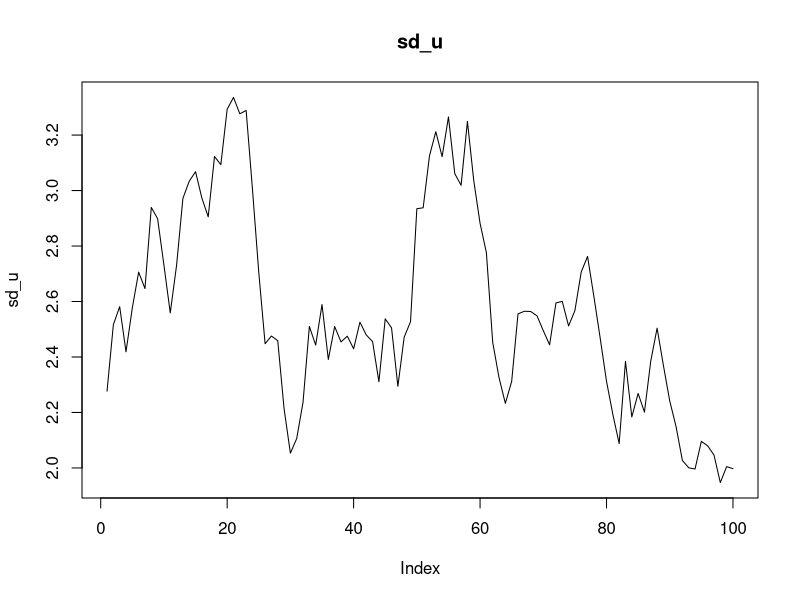
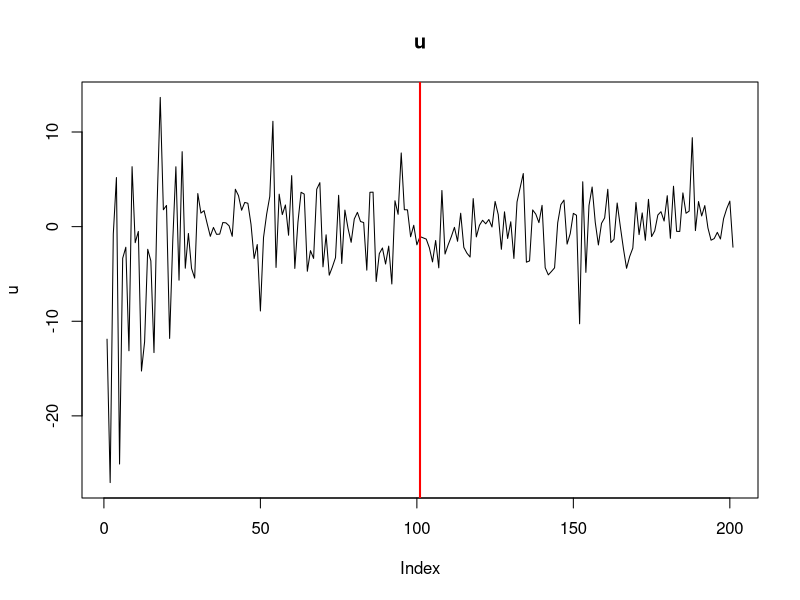
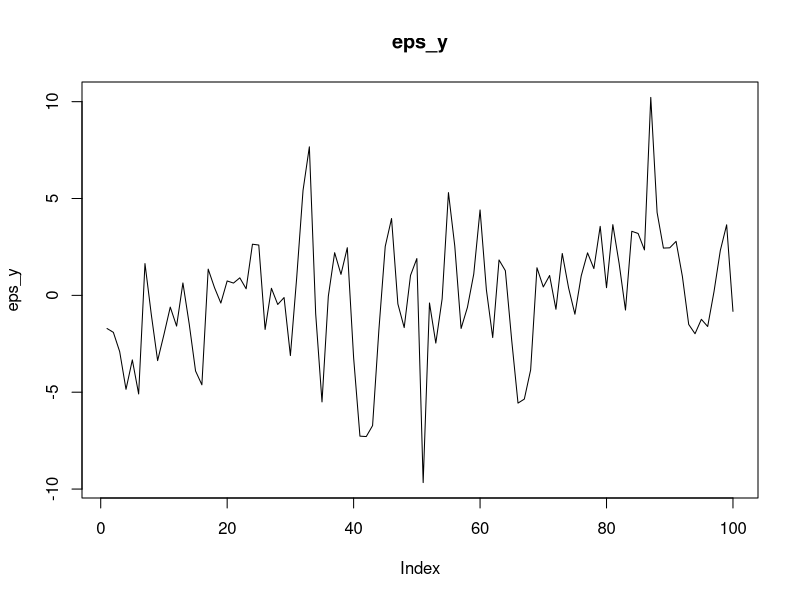
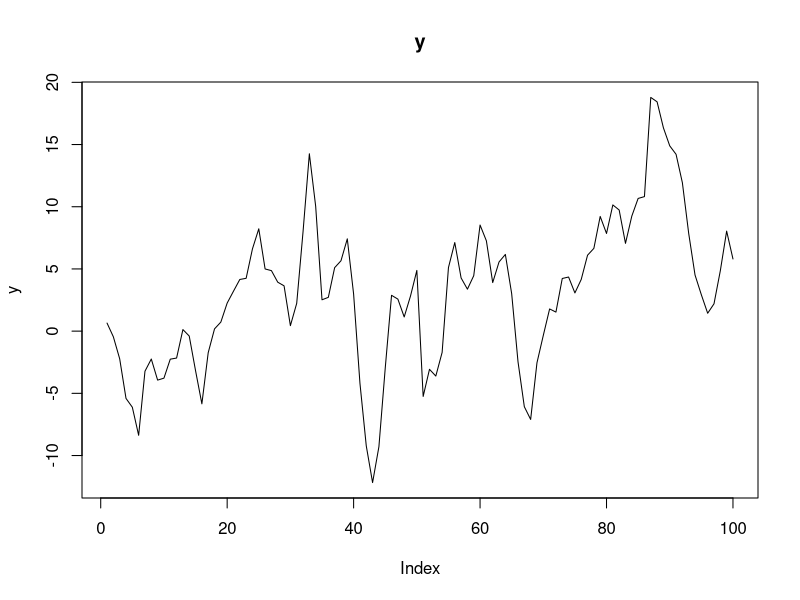
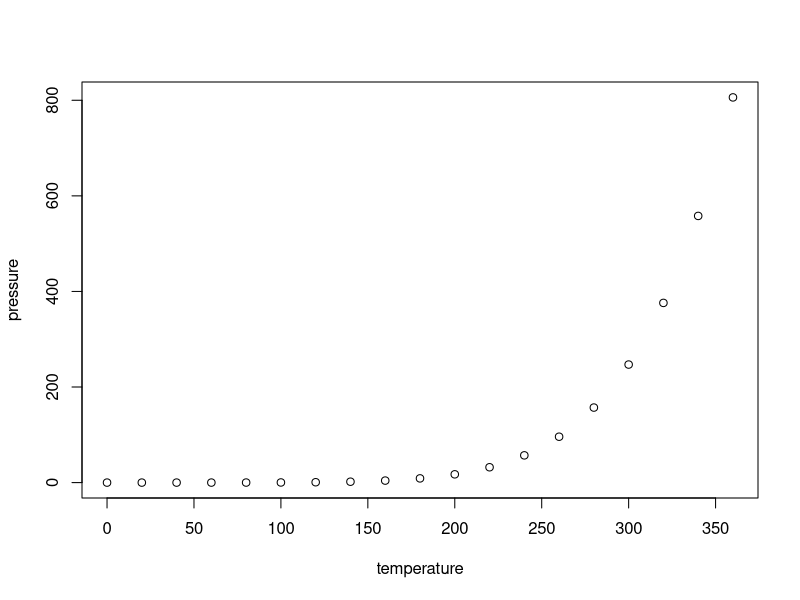

Generate these figures, in order, with R:
## ---- chunk 1
knitr::opts_chunk$set(echo = TRUE)

library( dplyr )
## ---- chunk 2
set.seed( 17 )

nobs = 100
nobs_burn = 100
q = 1

nobs_ = nobs + q + nobs_burn

# parameters of SV equation
sd_h  = 0.1
phi_h = 0.95
mu_h  = 0.1
eps_h = rnorm( nobs_, sd = sd_h)

psi_u = 0.5
mu_y  = 1
phi_y = 0.7

### generate standard deviation of the error for the dependent variable
h_ <- arima.sim(list(order=c(1,0,0), ar=phi_h), n=nobs_, innov = eps_h) %>% c
h  <- h_ + mu_h / ( 1 - phi_h )  

### check generated h:
if(FALSE){ 
    data_h = data.frame( h =h, h_1 = dplyr::lag( h, n = 1 ) ) %>% na.omit
    lm( h ~ h_1, data = data_h ) %>% summary
}

### generate variance of error term in dependent variable
sd_u = exp( h / 2 ) 


u = sapply( sd_u, function( x ) rnorm( 1, mean = 0, sd = x ) )
#u = rnorm( nobs_, mean = 0, sd = mean(sd_u) )

### MA(1) for eps_y
eps_y = arima.sim(list(order=c(0,0,1), ma = psi_u ), n=nobs_, innov = u ) %>% c
arima( eps_y, order = c(0,0,1))


### generate AR(1) model
y_ = arima.sim(list(order=c(1,0,0), ar=phi_y), n=nobs_, innov = eps_y) %>% c
#y_ = arima.sim(list(order=c(1,0,1), ar=phi_y, ma = psi_u), n=nobs_, innov = u) %>% c
y  = y_ + mu_y / ( 1 - phi_y ) 

### discard burin in
y     = y[     -seq( 1 : (q + nobs_burn) ) ]
sd_u  = sd_u[  -seq( 1 : (q + nobs_burn) ) ]
eps_y = eps_y[ -seq( 1 : (q + nobs_burn) ) ]

plot( sd_u , type = "l", main = "sd_u" )  
plot( u    , type = "l", main = "u" ); abline( v = q + nobs_burn, col = "red", lwd = 2 )
plot( eps_y, type = "l", main = "eps_y" )
plot(     y, type = "l", main = "y" )

### estmate AR(1)-MA(1)
arima( y, order = c(1,0,1))
summary( sd_u )

## ---- chunk 3


q = 2 ; ### # of AR lags + intercept

phih0 = .9; invVphih = 1;
muh0 = 0; invVmuh = 1/5;
nuh = 10; Sh = .05*(nuh-1);
invVbeta = rep(1, q)/5; # ones(q,1)/5;
invVpsi = 1;

# # initialize the Markov chain
# X = [ones(T,1) [y0(end); y(1:end-1)] ];
# psi = 0;
# beta = (X'*X)\(X'*y);
# muh = 0; phih = .8; sigh2 = .1;
# h = log(var(y-X*beta))*ones(T,1);
# psihat = psi;
# invDpsic = .01;
# countpsi = 0;
# countphih=0;
# 
# % initialize for storage
# stheta = zeros(nloop-burnin,3);
# sbeta = zeros(nloop-burnin,q);
# spsi = zeros(nloop-burnin,1);
# sh = zeros(nloop - burnin,T);
# 
# %% construct a few things
# newnuh = T/2 + nuh;
# psipri = @(x) -log(normpdf(x,0,sqrt(1/invVpsi))/(normcdf(sqrt(invVpsi))-normcdf(-sqrt(invVpsi))));
# Hpsi = speye(T) + sparse(2:T,1:(T-1),psi*ones(1,T-1),T,T); 
# 
# disp('Starting AR(1)-MA.... ');
# disp(' ' );
# start_time = clock;    
# 
# rand('state', sum(100*clock) ); randn('state', sum(200*clock) );


## ---- chunk 4
plot(pressure)
